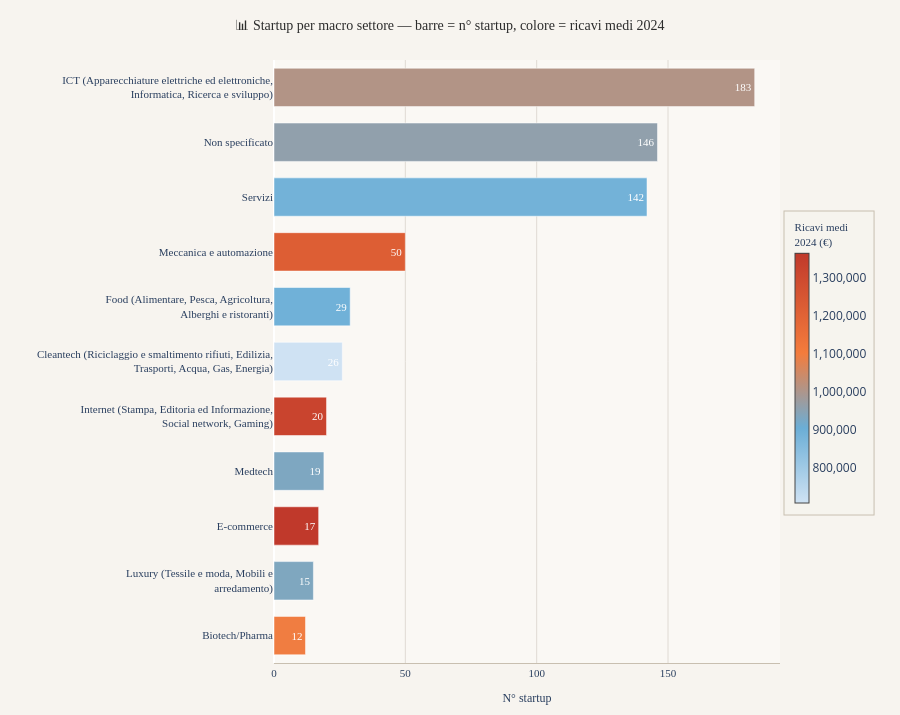

The notebook cell saved with this chart:
### Code cell
# ── 1. PULIZIA ───────────────────────────────────────────────
df['ricavi_2024'] = pd.to_numeric(
    df['Ricavi vendite e prestazioni migl EUR 2024'], errors='coerce'
) * 1000

df['macro_settore'] = df['macro_settore'].fillna('Non classificato')

# ── 2. AGGREGAZIONE ──────────────────────────────────────────
agg = (
    df.groupby('macro_settore')
    .agg(
        n_startup    = ('ragione_sociale', 'count'),
        ricavi_medi  = ('ricavi_2024',     'mean'),
        ricavi_totali= ('ricavi_2024',     'sum'),
    )
    .reset_index()
    .sort_values('n_startup', ascending=True)
)

agg['ricavi_medi_fmt'] = agg['ricavi_medi'].apply(
    lambda x: f"{x:,.0f} €".replace(",", ".") if pd.notna(x) else "n.d."
)
agg['ricavi_totali_fmt'] = agg['ricavi_totali'].apply(
    lambda x: f"{x:,.0f} €".replace(",", ".") if pd.notna(x) else "n.d."
)

# ── 3. ETICHETTE SU DUE RIGHE ────────────────────────────────
def wrap_plotly(text, max_len=30):
    if len(text) <= max_len:
        return text
    mid = len(text) // 2
    split = text.rfind(' ', 0, mid + 15)
    if split == -1:
        split = mid
    return text[:split] + '<br>' + text[split+1:]

agg['label_breve'] = agg['macro_settore'].apply(wrap_plotly)

# ── 4. FIGURA ────────────────────────────────────────────────
fig = go.Figure()

fig.add_trace(go.Bar(
    y=agg['label_breve'],
    x=agg['n_startup'],
    orientation='h',
    name='N° startup',
    marker=dict(
        color=agg['ricavi_medi'],
        colorscale=[
            [0.0, "#cfe2f3"],
            [0.3, "#6baed6"],
            [0.6, "#f47c3c"],
            [1.0, "#c0392b"],
        ],
        colorbar=dict(
            title=dict(
                text="Ricavi medi<br>2024 (€)",
                font=dict(size=11, family="Georgia, serif")
            ),
            tickformat=",.0f",
            thickness=14, len=0.5,
            bgcolor="rgba(247,244,239,0.9)",
            bordercolor="#c8bfb0", borderwidth=1,
            x=1.01,
        ),
        line=dict(width=0.5, color='white'),
    ),
    customdata=agg[['macro_settore', 'n_startup', 'ricavi_medi_fmt', 'ricavi_totali_fmt']].values,
    hovertemplate=(
        "<b>%{customdata[0]}</b><br>"
        "🏢 N° startup: %{customdata[1]}<br>"
        "💶 Ricavi medi 2024: %{customdata[2]}<br>"
        "💰 Ricavi totali 2024: %{customdata[3]}"
        "<extra></extra>"
    ),
    text=agg['n_startup'],
    textposition='inside',
    textfont=dict(color='white', size=11, family="Georgia, serif"),
    insidetextanchor='end',
))

# ── 5. LAYOUT ────────────────────────────────────────────────
fig.update_layout(
    title=dict(
        text="📊 Startup per macro settore — barre = n° startup, colore = ricavi medi 2024",
        font=dict(size=14, family="Georgia, serif", color="#2c2c2c"),
        x=0.5, xanchor='center', pad=dict(t=10)
    ),
    xaxis=dict(
        title="N° startup",
        title_font=dict(size=12, family="Georgia, serif"),
        tickfont=dict(size=11, family="Georgia, serif"),
        gridcolor="#e0dbd4",
        showline=True, linecolor="#c8bfb0",
    ),
    yaxis=dict(
        title="",
        tickfont=dict(size=11, family="Georgia, serif"),
        automargin=True,
        ticklabeloverflow='allow',
    ),
    paper_bgcolor="#f7f4ef",
    plot_bgcolor="#faf8f4",
    margin=dict(l=20, r=120, t=60, b=40),
    height=max(400, len(agg) * 65),   # più alto per etichette su due righe
    showlegend=False,
    bargap=0.3,
)

fig.show()

### Figure 1 — Plotly figure (JSON) as saved in the notebook; plotly's stock layout.template omitted (floating-point values rounded to 4 significant figures)
{"data": [{"customdata": [["Biotech/Pharma", 12, "1.097.394 €", "13.168.728 €"], ["Luxury (Tessile e moda, Mobili e arredamento)", 15, "934.432 €", "14.016.487 €"], ["E-commerce", 17, "1.367.285 €", "23.243.842 €"], ["Medtech", 19, "932.647 €", "17.720.301 €"], ["Internet (Stampa, Editoria ed Informazione, Social network, Gaming)", 20, "1.323.969 €", "26.479.386 €"], ["Cleantech (Riciclaggio e smaltimento rifiuti, Edilizia, Trasporti, Acqua, Gas, Energia)", 26, "707.102 €", "16.970.442 €"], ["Food (Alimentare, Pesca, Agricoltura, Alberghi e ristoranti)", 29, "894.649 €", "25.050.174 €"], ["Meccanica e automazione", 50, "1.219.887 €", "58.554.565 €"], ["Servizi", 142, "888.678 €", "119.971.508 €"], ["Non specificato", 146, "959.477 €", "130.488.931 €"], ["ICT (Apparecchiature elettriche ed elettroniche, Informatica, Ricerca e sviluppo)", 183, "1.008.122 €", "178.437.615 €"]], "hovertemplate": "<b>%{customdata[0]}</b><br>🏢 N° startup: %{customdata[1]}<br>💶 Ricavi medi 2024: %{customdata[2]}<br>💰 Ricavi totali 2024: %{customdata[3]}<extra></extra>", "insidetextanchor": "end", "marker": {"color": [1097000.0, 934400.0, 1367000.0, 932600.0, 1324000.0, 707100.0, 894600.0, 1220000.0, 888700.0, 959500.0, 1008000.0], "colorbar": {"bgcolor": "rgba(247,244,239,0.9)", "bordercolor": "#c8bfb0", "borderwidth": 1, "len": 0.5, "thickness": 14, "tickformat": ",.0f", "title": {"font": {"family": "Georgia, serif", "size": 11}, "text": "Ricavi medi<br>2024 (€)"}, "x": 1.01}, "colorscale": [[0, "#cfe2f3"], [0.3, "#6baed6"], [0.6, "#f47c3c"], [1, "#c0392b"]], "line": {"color": "white", "width": 0.5}}, "name": "N° startup", "orientation": "h", "text": [12.0, 15.0, 17.0, 19.0, 20.0, 26.0, 29.0, 50.0, 142.0, 146.0, 183.0], "textfont": {"color": "white", "family": "Georgia, serif", "size": 11}, "textposition": "inside", "type": "bar", "x": [12, 15, 17, 19, 20, 26, 29, 50, 142, 146, 183], "y": ["Biotech/Pharma", "Luxury (Tessile e moda, Mobili e<br>arredamento)", "E-commerce", "Medtech", "Internet (Stampa, Editoria ed Informazione,<br>Social network, Gaming)", "Cleantech (Riciclaggio e smaltimento rifiuti, Edilizia,<br>Trasporti, Acqua, Gas, Energia)", "Food (Alimentare, Pesca, Agricoltura,<br>Alberghi e ristoranti)", "Meccanica e automazione", "Servizi", "Non specificato", "ICT (Apparecchiature elettriche ed elettroniche,<br>Informatica, Ricerca e sviluppo)"]}], "layout": {"bargap": 0.3, "height": 715, "margin": {"b": 40, "l": 20, "r": 120, "t": 60}, "paper_bgcolor": "#f7f4ef", "plot_bgcolor": "#faf8f4", "showlegend": false, "title": {"font": {"color": "#2c2c2c", "family": "Georgia, serif", "size": 14}, "pad": {"t": 10}, "text": "📊 Startup per macro settore — barre = n° startup, colore = ricavi medi 2024", "x": 0.5, "xanchor": "center"}, "xaxis": {"gridcolor": "#e0dbd4", "linecolor": "#c8bfb0", "showline": true, "tickfont": {"family": "Georgia, serif", "size": 11}, "title": {"font": {"family": "Georgia, serif", "size": 12}, "text": "N° startup"}}, "yaxis": {"automargin": true, "tickfont": {"family": "Georgia, serif", "size": 11}, "ticklabeloverflow": "allow", "title": {"text": ""}}}}
